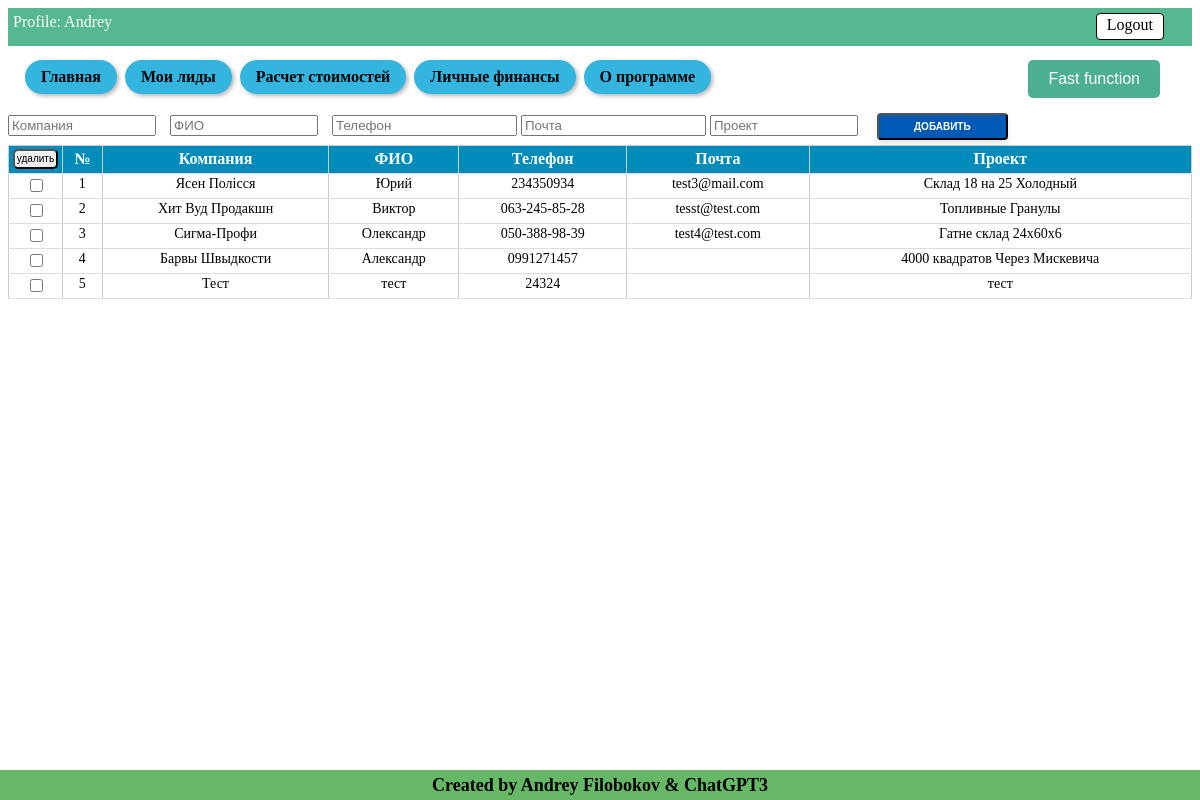
Screenshot of /leads (signed in) with the database file from the repository.
### tables this page shows
CREATE TABLE users (
id integer PRIMARY KEY AUTOINCREMENT,
name text NOT NULL,
email text NOT NULL,
psw text NOT NULL
);

CREATE TABLE lead (id integer PRIMARY KEY AUTOINCREMENT, company text NOT NULL, name text NOT NULL, phone text NOT NULL, mail text NOT NULL, project text NOT NULL, job_title text NOT NULL, price text NOT NULL, profit text NOT NULL, user_email TEXT, product TEXT);

### Saleshelp.py (the view, shortened to what this page needs)
@app.route('/leads', methods=["POST", "GET"])
@login_required
def leads():
    dbase = FDataBase(get_db())
    get_new_lead = dbase.get_info_records('lead', current_user.get_user_email())
    get_new_lead = [ [row[column_name] for column_name in row.keys()] for row in get_new_lead]
    print(get_new_lead)
    return render_template('leads.html',
                           title='My LEADS',
                           menu=menu,
                           title_table_leads=title_table_leads,
                           get_new_lead=get_new_lead,
                           current_user=current_user.get_user_name(),
                           )

### Saleshelp.py (called while the page is built)
def connect_db():
    conn = sqlite3.connect(app.config['DATABASE'])
    conn.row_factory = sqlite3.Row
    return conn

def get_db():
    if not hasattr(g, 'link_db'):
        g.link_db = connect_db()
    return g.link_db

@login_manager.user_loader
def load_user(user_id):
    dbase = FDataBase(get_db())
    return UserLogin().fromDB(user_id, dbase)

### Utils/FDataBase.py (called while the page is built)
    def get_info_records(self, name_tabl, user_email):
        sql = f"SELECT * FROM {name_tabl} WHERE user_email = '{user_email}'"
        try:
            self.__cur.execute(sql)
            res = self.__cur.fetchall()
            if res:
                return res
        except:
            print("Ошибка чтения из БД")
        return []

    def get_user(self, user_id):
        try:
            self.__cur.execute(f"SELECT * FROM users WHERE id = {user_id} LIMIT 1")
            res = self.__cur.fetchone()
            if not res:
                print("Пользователь не найден")
                return False
            return res
        except sqlite3.Error as e:
            print("Ошибка получения данных из БД " + str(e))
        return False

### Utils/UserLogin.py (called while the page is built)
    def fromDB(self, user_id, db):
        self.__user = db.get_user(user_id)
        return self

    def get_user_name(self):
        return str(self.__user['name'])

    def get_user_email(self):
        return str(self.__user['email'])

### templates/leads.html (shortened to what this page needs)
{% extends 'base.html' %}
{% block information %}
Profile: {{ current_user }} <a href="{{url_for('logout')}}" class="button-logout"> Logout </a>
{% endblock %}
{% block content %}
<form action="{{url_for('leads')}}" method="POST" id="add-leads-table" class="form-table-leads">
  <div class="input-leads">
    {% for l in title_table_leads %}
    <input type="{{ l.type }}" id="{{l.name}}" name="{{l.name}}" placeholder="{{l.placeholder}}"
          {% if l.name !='mail' %} required {% endif %}>
    {% endfor %}
    <input type="submit" name="button-add-lead" value="Добавить" />
  </div>
</form>
<form action="{{url_for('leads')}}" method="POST">
  <table id="my-table">
    <thead>
      <tr>
        <th class="button-delete-lead-th">
          <input type="submit" name="button-delete-lead" value="удалить" class="button-delete-lead">
        </th>
        <th>№</th>
        {% for title_col in title_table_leads %}
        <th>{{ title_col.placeholder }}</th>
        {% endfor %}
      </tr>
    </thead>
    <tbody class="table-result">
      {% for row in get_new_lead %}
      <tr>
        <td><input type="checkbox" name="check-lead" id="check-lead" value="{{ row[0] }}"></td>
        <td><a href="{{ url_for('show_info_lead', alias=row[1]) }}">{{ get_new_lead.index(row)+1 }}</a></td>
        {% for cell in row[1:6] %}
        <td><a href="{{ url_for('show_info_lead', alias=row[1]) }}">{{ cell }}</a></td>
        {% endfor %}
      </tr>
      {% endfor %}
    </tbody>
  </table>
</form>
{% endblock %}

### templates/base.html (shortened to what this page needs)
<!DOCTYPE html>
<html>
<head>
  <link type="text/css" rel="stylesheet" href="{{ url_for('static', filename='css/style.css') }}">
</head>
<body>
  <div class="info-panel">
    {% block information %} This is my main page{% endblock %}
  </div>
  {% block menu %}
  <ul class="navigation">
    {% for m in menu %}
    <li><a class="nav-button" href="{{m.url}}">{{ m.name }}</a></li>
    {% endfor %}
    <li class="convert-button-menu">
      {% block convertion_num %}
      <button class="convert-button" onclick="openModal()">Fast function</button>
      {% endblock convertion_num%}
    </li>
  </ul>
  {% endblock menu %}
  {% block content %}{% endblock %}
  {% block footer %}
  <div class="footer">
    <h4>Created by Andrey Filobokov & ChatGPT3</h4>
  </div>
  {% endblock %}
</body>
</html>

### static/css/style.css (style rules this page uses)
.info-panel { background-color: rgba(35, 163, 112, 0.773); color: white; font-size: 16px; padding: 5px; padding-bottom: 15px; margin-bottom: 10px; }
.navigation { white-space: nowrap; margin-bottom: 10px; margin-top: 5px; }
.navigation { padding-left: 15px; }
.navigation li { display: inline-block; }
.nav-button { font-weight: 600; background-color: #34b5e0; border-radius: 20px; color: #000; padding: 8px 16px; text-align: center; text-decoration: none; display: inline-block; font-size: 16px; margin: 4px 2px; cursor: pointer; box-shadow: 2px 2px 4px rgba(0, 0, 0, 0.3); }
.footer { position: fixed; bottom: 0; left: 0; width: 100%; height: 30px; background-color: #00890099; display: flex; align-items: center; justify-content: center; }
.footer h4 { color: rgb(0, 0, 0); font-size: 18px; font-weight: bold; text-align: center; }
table { width: 90%; border-collapse: collapse; margin-bottom: 20px; }
th { background-color: #a7a1a1; font-weight: bold; }
td, th { padding: 10px; text-align: center; border: 1px solid #ccc; }
.convert-button { background-color: #4caf93; border: none; color: white; padding: 10px 20px; text-align: center; text-decoration: none; display: inline-block; font-size: 16px; margin: 4px 2px; cursor: pointer; border-radius: 5px; }
.convert-button-menu { float: right; margin-right: 30px; }
.button-logout { float: right; margin-right: 23px; }
.button-logout { padding-bottom: 5px; padding-top: 2px; padding-left: 10px; padding-right: 10px; background-color: #fff; color: #000; text-decoration: none; border: 1px solid #000; border-radius: 4px; }
.input-leads { white-space: nowrap; }
#add-leads-table input[type="text"] { display: inline-block; width: 140px; margin-right: 10px; }
#add-leads-table input[type="submit"] { display: inline-block; padding: 6px 35px; border-radius: 4px; margin: 5px; font-size: 10px; font-weight: 600; text-decoration: none; text-transform: uppercase; color: #fff; background-color: #005ab5; box-shadow: 0 4px 6px rgba(0, 0, 0, 0.1); cursor: pointer; }
.button-delete-lead-th { padding: 0px; width: 20px; white-space: nowrap; }
.button-delete-lead { width: 45px; height: 20px; border-radius: 1px; font-size: 10px; padding: 0; border-radius: 5px; margin-bottom: 2px; margin-left: 2px; margin-right: 2px; }
#my-table { border-collapse: collapse; width: 100%; }
#my-table th { background-color: #008CBA; color: white; font-weight: bold; padding: 2px; border-bottom: 1px solid #ddd; }
#my-table td { border-bottom: 1px solid #ddd; padding: 2px; text-align: center; font-size: 14px; vertical-align: top; background-color: white; }
table td a { text-decoration: none; color: inherit; }

### rows the page displays
users: name "Andrey"
lead: get_new_lead "1", company "Ясен Полісся", name "Юрий", phone "234350934", mail "test3@mail.com", project "Склад 18 на 25 Холодный"
lead: get_new_lead "2", company "Хит Вуд Продакшн", name "Виктор", phone "063-245-85-28", mail "tesst@test.com", project "Топливные Гранулы"
lead: get_new_lead "3", company "Сигма-Профи", name "Олександр", phone "050-388-98-39", mail "test4@test.com", project "Гатне склад 24х60х6"
lead: get_new_lead "4", company "Барвы Швыдкости", name "Александр", phone "0991271457", project "4000 квадратов Через Мискевича"
lead: get_new_lead "5", company "Тест", name "тест", phone "24324", project "тест"

### other values shown
{{ m.name }} "Главная" "Мои лиды" "Расчет стоимостей" "Личные финансы" "О программе"
{{ title_col.placeholder }} "Компания" "ФИО" "Телефон" "Почта" "Проект"
